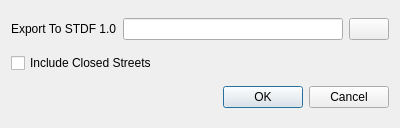
<?xml version="1.0" encoding="UTF-8"?>
<ui version="4.0">
 <class>exportSWRF</class>
 <widget class="QDialog" name="exportSWRF">
  <property name="geometry">
   <rect>
    <x>0</x>
    <y>0</y>
    <width>400</width>
    <height>128</height>
   </rect>
  </property>
  <property name="minimumSize">
   <size>
    <width>276</width>
    <height>128</height>
   </size>
  </property>
  <property name="maximumSize">
   <size>
    <width>400</width>
    <height>128</height>
   </size>
  </property>
  <property name="windowTitle">
   <string>ASD Export</string>
  </property>
  <layout class="QGridLayout" name="gridLayout">
   <item row="2" column="0">
    <layout class="QHBoxLayout" name="horizontalLayout_3">
     <item>
      <spacer name="horizontalSpacer">
       <property name="orientation">
        <enum>Qt::Horizontal</enum>
       </property>
       <property name="sizeHint" stdset="0">
        <size>
         <width>214</width>
         <height>20</height>
        </size>
       </property>
      </spacer>
     </item>
     <item>
      <widget class="QPushButton" name="okPushButton">
       <property name="text">
        <string>OK</string>
       </property>
      </widget>
     </item>
     <item>
      <widget class="QPushButton" name="cancelPushButton">
       <property name="text">
        <string>Cancel</string>
       </property>
      </widget>
     </item>
    </layout>
   </item>
   <item row="0" column="0">
    <layout class="QHBoxLayout" name="horizontalLayout">
     <item>
      <widget class="QLabel" name="fileLabel">
       <property name="text">
        <string>Export To STDF 1.0</string>
       </property>
      </widget>
     </item>
     <item>
      <widget class="QLineEdit" name="fileLineEdit"/>
     </item>
     <item>
      <widget class="QPushButton" name="openPushButton">
       <property name="text">
        <string/>
       </property>
      </widget>
     </item>
    </layout>
   </item>
   <item row="1" column="0">
    <widget class="QCheckBox" name="closedStreetsCheckBox">
     <property name="text">
      <string>Include Closed Streets</string>
     </property>
    </widget>
   </item>
  </layout>
 </widget>
 <resources/>
 <connections/>
</ui>
